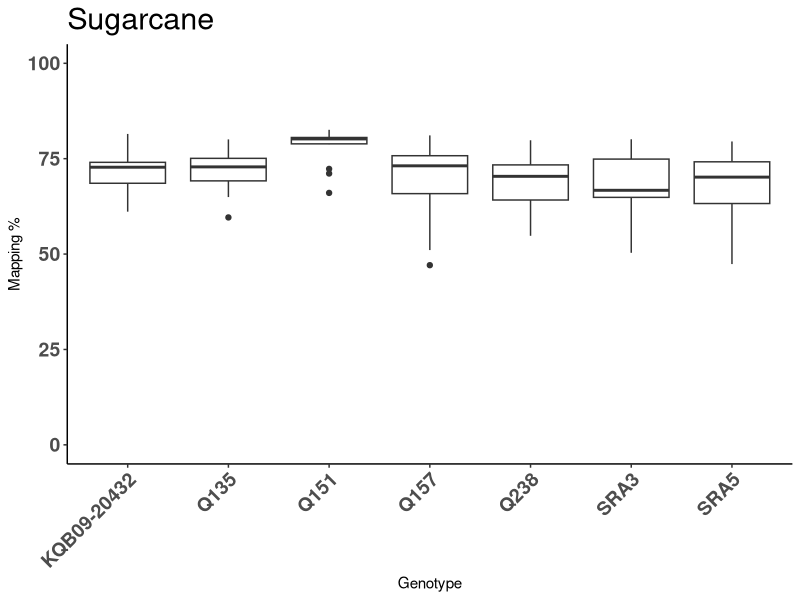
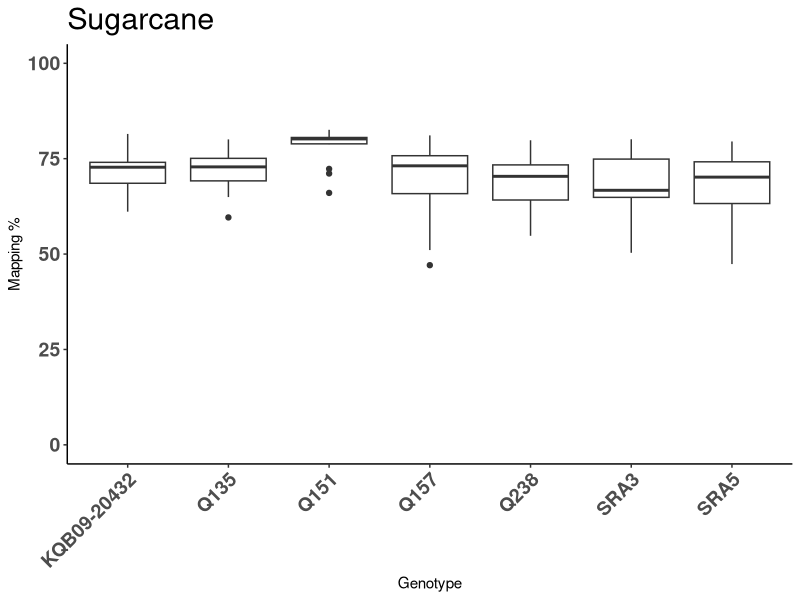
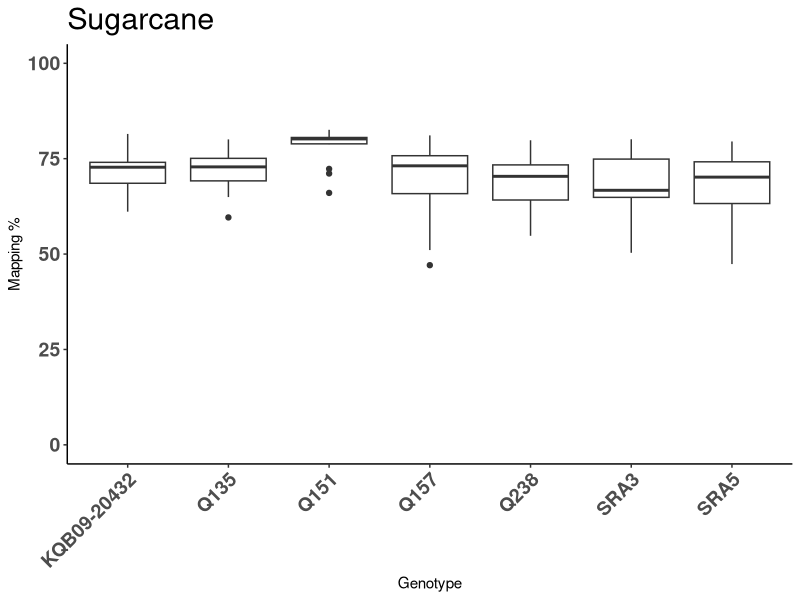

Here is the R script that generated these plots, in order:
raw <- read.table("pretty_table_sugarcane.csv", col.names = c("Accession", "Genotype", "Mapping"), header = F, sep = ",")
library(dplyr)
library(ggplot2)

ggplot(data = raw, aes (x = Genotype, y = Mapping))+
geom_boxplot()+
  ggtitle("Sugarcane")+
  xlab("Genotype") + 
  ylab("Mapping %") +
  ylim(0, 100) +
  theme_bw() +
  theme( panel.grid.major = element_blank(),
         axis.text.x = element_text(angle = 45, vjust = 1, hjust=1, size = 14, face="bold"),
         axis.text.y = element_text(size =14, face="bold"),
         plot.title = element_text(size=22), 
         panel.grid.minor = element_blank(),
         panel.border = element_blank(),
         panel.background = element_blank(),
         axis.line = element_line(colour = "black")
  )

ggsave(filename = "quant_sugarcane.svg", device = "svg", units = "in", width = 6.05*1.2, height = 3.75*1.2)
ggsave(filename = "quant_sugarcane.png", device = "png", units = "in", width = 6.05*1.2, height = 3.75*1.2)

